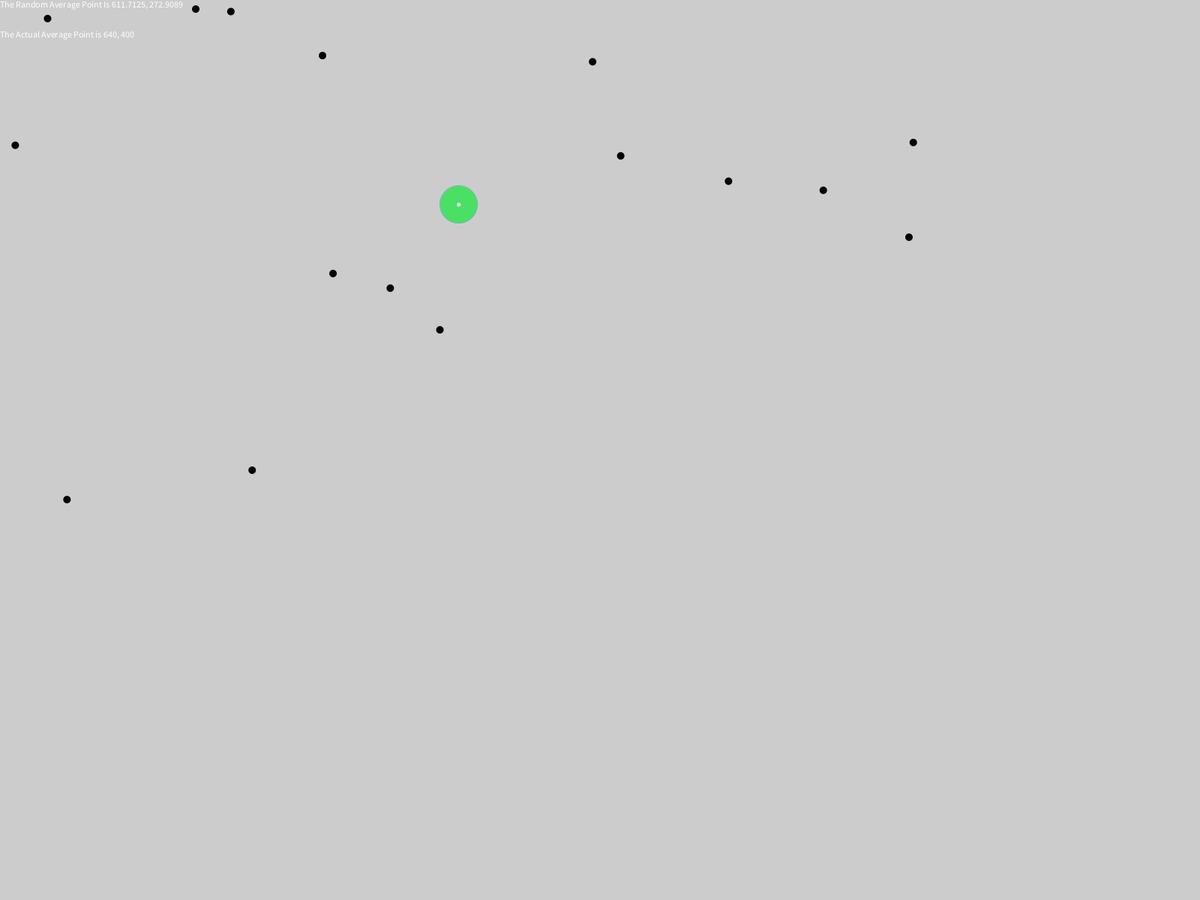
Frame 1 (no input)
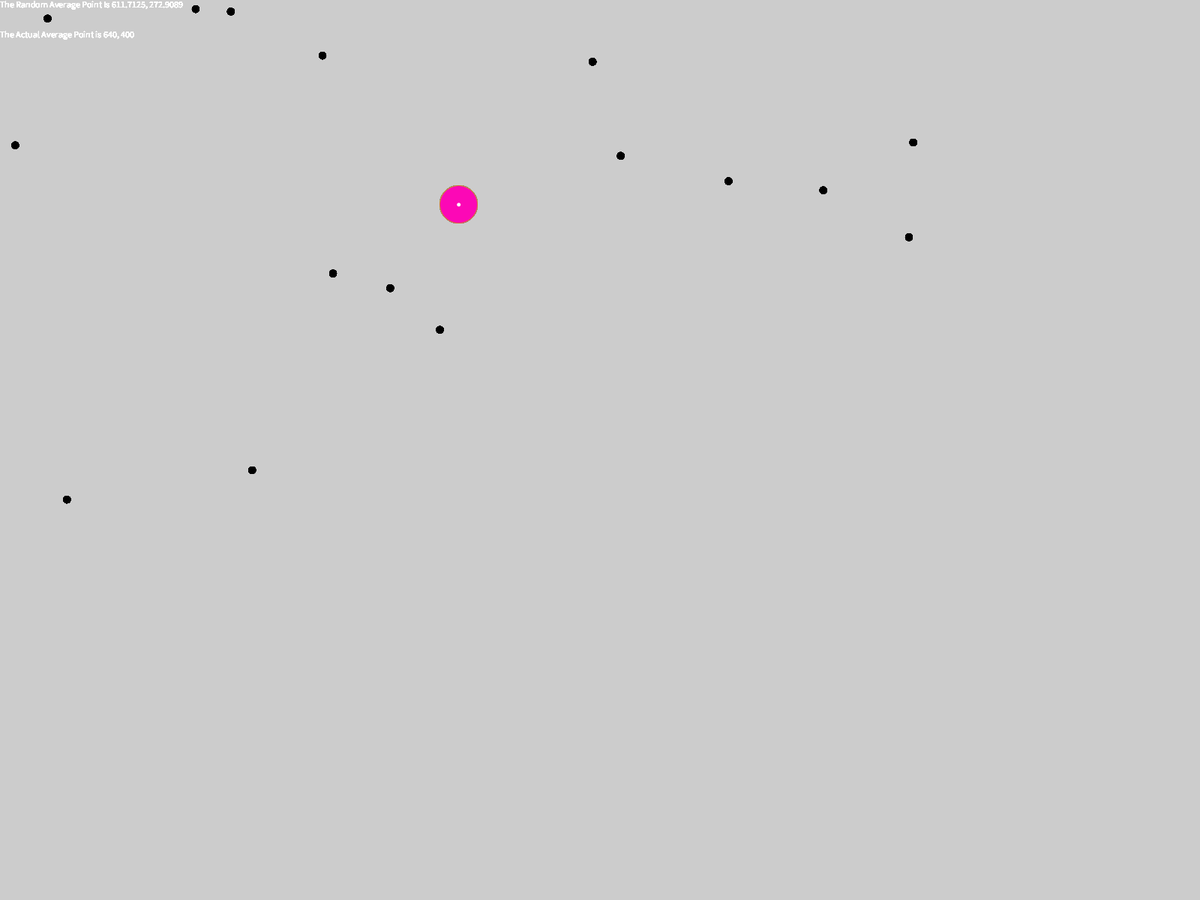
Frame 60 (the mouse pressed at the canvas centre just before this capture)
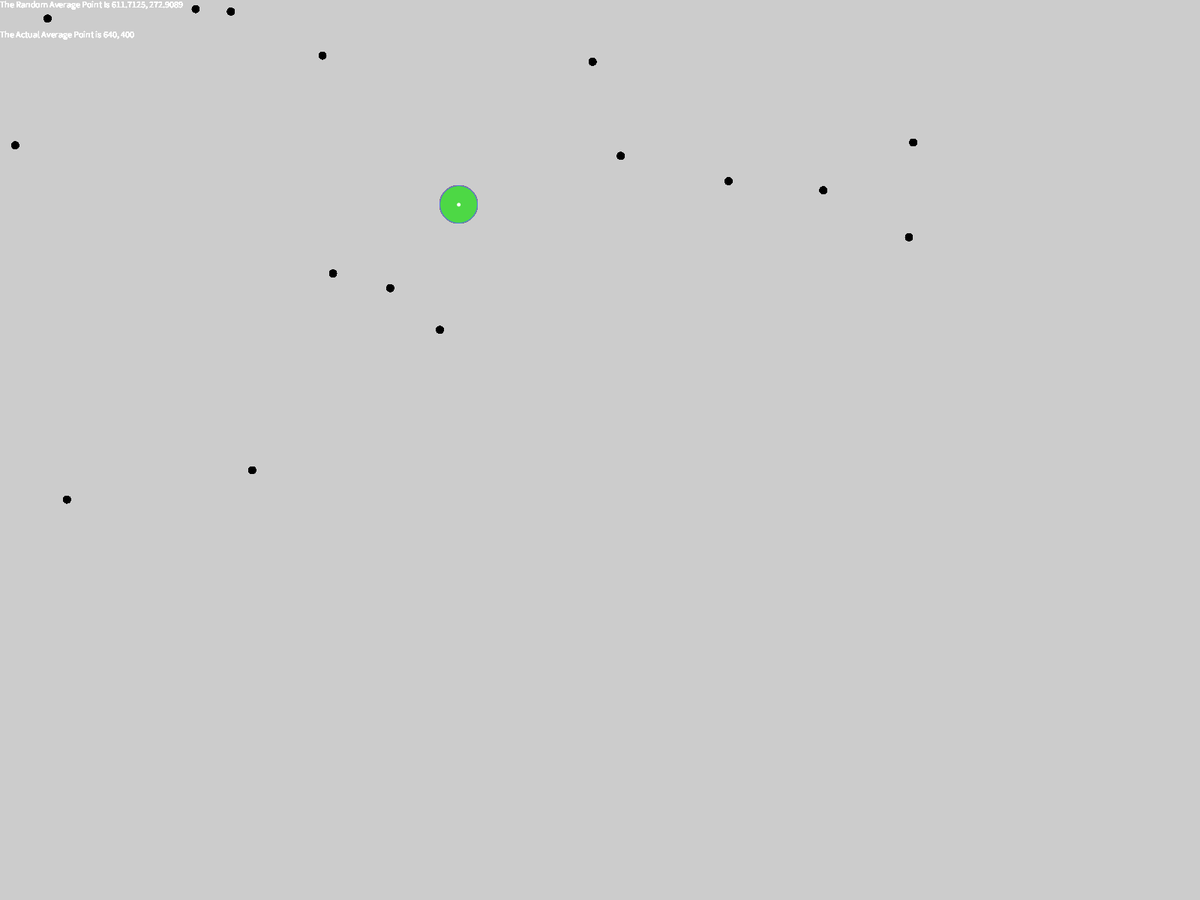
Frame 120 (the mouse held since frame 60 and released just before this capture)

The Processing sketch that drew these frames (run headless with seeded random() and noise(); from frame 60 on, the mouse is pressed at the canvas centre):

// Processing sketch: Random_Dots_X_Y
// ── Random_Dots_X_Y.pde
float x = random(1280);
float y = random(800);
float x1 = random(1280);
float y1 = random(800);
float x2 = random(1280);
float y2 = random(800);
float x3 = random(1280);
float y3 = random(800);
float x4 = random(1280);
float y4 = random(800);
float x5 = random(1280);
float y5 = random(800);
float x6 = random(1280);
float y6 = random(800);
float x7 = random(1280);
float y7 = random(800);
float x8 = random(1280);
float y8 = random(800);
float x9 = random(1280);
float y9 = random(800);
float x0 = random(1280);
float y0 = random(800);
float x11 = random(1280);
float y11 = random(800);
float x12 = random(1280);
float y12 = random(800);
float x13 = random(1280);
float y13 = random(800);
float x14 = random(1280);
float y14 = random(800);
float x15 = random(1280);
float y15 = random(800);

float ax;
float ay;

void setup(){
  fullScreen();
}

void draw(){
  noStroke();
  fill(0);
  ellipse(x,y,10,10);
  ellipse(x1,y1,10,10);
  ellipse(x2,y2,10,10);
  ellipse(x3,y3,10,10);
  ellipse(x4,y4,10,10);
  ellipse(x5,y5,10,10);
  ellipse(x6,y6,10,10);
  ellipse(x7,y7,10,10);
  ellipse(x8,y8,10,10);
  ellipse(x9,y9,10,10);
  ellipse(x0,y0,10,10);
  ellipse(x11,y11,10,10);
  ellipse(x12,y12,10,10);
  ellipse(x13,y13,10,10);
  ellipse(x14,y14,10,10);
  ellipse(x15,y15,10,10);
  
  ax = (x+x1+x2+x3+x4+x5+x6+x7+x8+x9+x0+x11+x12+x13+x14+x15)/15;
  ay = (y+y1+y2+y3+y4+y5+y6+y7+y8+y9+y0+y11+y12+y13+y14+y15)/15;
  
  fill(random(255),random(255),random(255));
  stroke(random(255),random(255),random(255));
  ellipse(ax,ay,50,50);
  fill(255);
  noStroke();
  ellipse(ax,ay,5,5);
  
  text("The Random Average Point Is "+ ax +", "+ ay,0,10);
  text("The Actual Average Point is 640, 400",0,50);
}

void keyPressed(){
  background(205);
    x = random(1280);
  y = random(800);
  x1 = random(1280);
  y1 = random(800);
  x2 = random(1280);
  y2 = random(800);
  x3 = random(1280);
  y3 = random(800);
  x4 = random(1280);
  y4 = random(800);
  x5 = random(1280);
  y5 = random(800);
  x6 = random(1280);
  y6 = random(800);
  x7 = random(1280);
  y7 = random(800);
  x8 = random(1280);
  y8 = random(800);
  x9 = random(1280);
  y9 = random(800);
  x0 = random(1280);
  y0 = random(800);
  x11 = random(1280);
  y11 = random(800);
  x12 = random(1280);
  y12 = random(800);
  x13 = random(1280);
  y13 = random(800);
  x14 = random(1280);
  y14 = random(800);
  x15 = random(1280);
  y15 = random(800);
}
